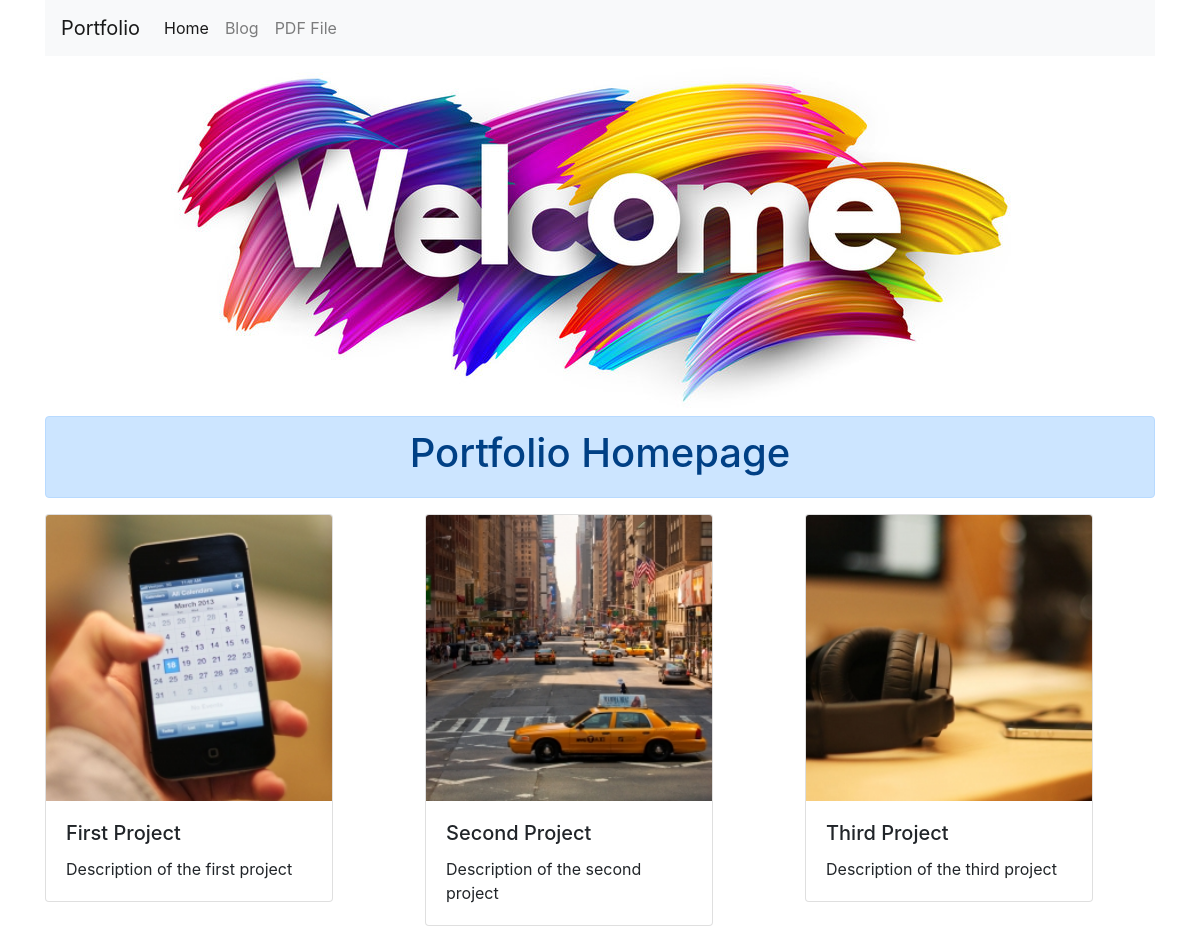
The page / on the database its author committed.
### portfolio/models.py (models this page shows, shortened)
class Project(models.Model):
    title = models.CharField(max_length=100)
    description = models.CharField(max_length=250)
    image = models.ImageField(upload_to='portfolio/images')
    url = models.URLField(blank=True)

### portfolio/views.py (the view)
# urls.py: path('', views.homepage, name='homepage'),
def homepage(request):
    projects = Project.objects.all()
    context = {
        'projects': projects
    }
    return render(request, 'portfolio/homepage.html', context)

### portfolio/templates/portfolio/homepage.html (shortened to what this page needs)
{% extends 'portfolio/base.html' %}
{% block content %}
    {% load static %}
    <div class="text-center">
        <img src="{% static 'portfolio/welcome.jpg' %}" alt="">
    </div>
    <div class="alert alert-primary" role="alert">
        <h1 class="text-center">Portfolio Homepage</h1>
    </div>
    <div class="row">
    {% for project in projects %}
        <div class="col-sm">
            <div class="card" style="width: 18rem;">
                <img src="{{ project.image.url }}" class="card-img-top" alt="...">
                <div class="card-body">
                    <h5 class="card-title">{{ project.title }}</h5>
                    <p class="card-text">{{ project.description }}</p>
                </div>
            </div>
        </div>
        {% endfor %}
    </div>
{% endblock %}

### portfolio/templates/portfolio/base.html (shortened to what this page needs)
{% load static %}
<!doctype html>
    <html lang="en">
    <head>
        <link rel="stylesheet" href="https://cdn.jsdelivr.net/npm/bootstrap@4.5.3/dist/css/bootstrap.min.css">
    </head>
    <body>
        <div class="container">
            <nav class="navbar navbar-expand-lg navbar-light bg-light">
                <a class="navbar-brand" href="#">Portfolio</a>
                <div class="collapse navbar-collapse" id="navbarNavAltMarkup">
                    <div class="navbar-nav">
                        <a class="nav-link active" href="{% url 'homepage' %}">Home <span class="sr-only">(current)</span></a>
                        <a class="nav-link" href="{% url 'blog:homepage' %}">Blog</a>
                        <a class="nav-link" href="{% static 'portfolio/dummy.pdf' %}">PDF File</a>
                    </div>
                </div>
            </nav>
            {% block content %}
            {% endblock %}
        </div>
    </body>
</html>

### rows shown on the page
Project: image (picture), title "First Project", description "Description of the first project"
Project: image (picture), title "Second Project", description "Description of the second project"
Project: image (picture), title "Third Project", description "Description of the third project"
